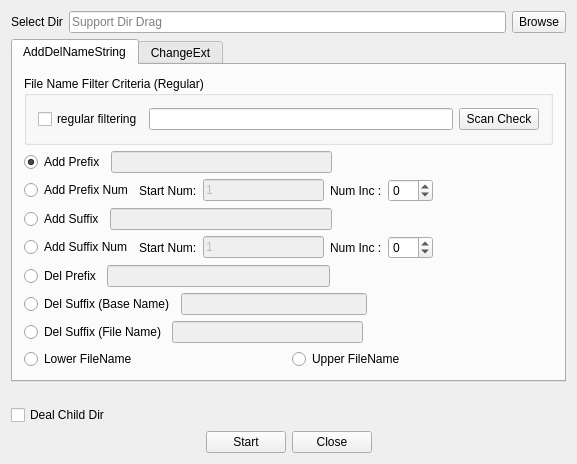
<?xml version="1.0" encoding="UTF-8"?>
<ui version="4.0">
 <class>ReNameWin</class>
 <widget class="QWidget" name="ReNameWin">
  <property name="geometry">
   <rect>
    <x>0</x>
    <y>0</y>
    <width>577</width>
    <height>464</height>
   </rect>
  </property>
  <property name="windowTitle">
   <string>ReNameBatchWin</string>
  </property>
  <layout class="QVBoxLayout" name="verticalLayout_3">
   <item>
    <layout class="QHBoxLayout" name="horizontalLayout">
     <item>
      <widget class="QLabel" name="label">
       <property name="text">
        <string>Select Dir</string>
       </property>
      </widget>
     </item>
     <item>
      <widget class="DragLineEdit" name="lineEditDir">
       <property name="dragEnabled">
        <bool>true</bool>
       </property>
       <property name="placeholderText">
        <string>Support Dir Drag</string>
       </property>
      </widget>
     </item>
     <item>
      <widget class="QToolButton" name="toolButtonBrowse">
       <property name="sizePolicy">
        <sizepolicy hsizetype="Preferred" vsizetype="Preferred">
         <horstretch>0</horstretch>
         <verstretch>0</verstretch>
        </sizepolicy>
       </property>
       <property name="text">
        <string>Browse</string>
       </property>
      </widget>
     </item>
    </layout>
   </item>
   <item>
    <widget class="QTabWidget" name="optionsTab">
     <property name="currentIndex">
      <number>0</number>
     </property>
     <widget class="QWidget" name="addDelName">
      <attribute name="title">
       <string>AddDelNameString</string>
      </attribute>
      <layout class="QVBoxLayout" name="verticalLayout_2">
       <item>
        <widget class="QGroupBox" name="groupBox">
         <property name="title">
          <string>File Name Filter Criteria (Regular)</string>
         </property>
         <layout class="QGridLayout" name="gridLayout">
          <item row="0" column="0">
           <layout class="QHBoxLayout" name="horizontalLayout_10">
            <item>
             <widget class="QCheckBox" name="fileNameFilterRe">
              <property name="text">
               <string>regular filtering</string>
              </property>
             </widget>
            </item>
            <item>
             <widget class="QLineEdit" name="reLe"/>
            </item>
           </layout>
          </item>
          <item row="0" column="1">
           <widget class="QPushButton" name="pushButton">
            <property name="text">
             <string>Scan Check</string>
            </property>
           </widget>
          </item>
         </layout>
        </widget>
       </item>
       <item>
        <layout class="QHBoxLayout" name="horizontalLayout_4">
         <item>
          <widget class="QRadioButton" name="radioButtonAddPrefix">
           <property name="text">
            <string>Add Prefix</string>
           </property>
           <property name="checked">
            <bool>true</bool>
           </property>
          </widget>
         </item>
         <item>
          <widget class="QLineEdit" name="lineEditAddPrefix">
           <property name="enabled">
            <bool>false</bool>
           </property>
          </widget>
         </item>
         <item>
          <spacer name="horizontalSpacer_5">
           <property name="orientation">
            <enum>Qt::Horizontal</enum>
           </property>
           <property name="sizeHint" stdset="0">
            <size>
             <width>40</width>
             <height>20</height>
            </size>
           </property>
          </spacer>
         </item>
        </layout>
       </item>
       <item>
        <layout class="QHBoxLayout" name="horizontalLayout_2">
         <item>
          <widget class="QRadioButton" name="radioButtonAddPrefixNum">
           <property name="text">
            <string>Add Prefix Num</string>
           </property>
          </widget>
         </item>
         <item>
          <widget class="QLabel" name="label_4">
           <property name="text">
            <string>Start Num:</string>
           </property>
          </widget>
         </item>
         <item>
          <widget class="QLineEdit" name="startNumPrefix">
           <property name="enabled">
            <bool>false</bool>
           </property>
           <property name="text">
            <string>1</string>
           </property>
          </widget>
         </item>
         <item>
          <widget class="QLabel" name="label_5">
           <property name="text">
            <string>Num Inc :</string>
           </property>
          </widget>
         </item>
         <item>
          <widget class="QSpinBox" name="numIncPrefix">
           <property name="minimum">
            <number>-10</number>
           </property>
          </widget>
         </item>
         <item>
          <spacer name="horizontalSpacer_6">
           <property name="orientation">
            <enum>Qt::Horizontal</enum>
           </property>
           <property name="sizeHint" stdset="0">
            <size>
             <width>40</width>
             <height>20</height>
            </size>
           </property>
          </spacer>
         </item>
        </layout>
       </item>
       <item>
        <layout class="QHBoxLayout" name="horizontalLayout_5">
         <item>
          <widget class="QRadioButton" name="radioButtonAddSuffix">
           <property name="text">
            <string>Add Suffix</string>
           </property>
          </widget>
         </item>
         <item>
          <widget class="QLineEdit" name="lineEditAddSuffix">
           <property name="enabled">
            <bool>false</bool>
           </property>
          </widget>
         </item>
         <item>
          <spacer name="horizontalSpacer_7">
           <property name="orientation">
            <enum>Qt::Horizontal</enum>
           </property>
           <property name="sizeHint" stdset="0">
            <size>
             <width>40</width>
             <height>20</height>
            </size>
           </property>
          </spacer>
         </item>
        </layout>
       </item>
       <item>
        <layout class="QHBoxLayout" name="horizontalLayout_3">
         <item>
          <widget class="QRadioButton" name="radioButtonAddSuffixNum">
           <property name="text">
            <string>Add Suffix Num</string>
           </property>
          </widget>
         </item>
         <item>
          <widget class="QLabel" name="label_6">
           <property name="text">
            <string>Start Num:</string>
           </property>
          </widget>
         </item>
         <item>
          <widget class="QLineEdit" name="startNumSuffix">
           <property name="enabled">
            <bool>false</bool>
           </property>
           <property name="text">
            <string>1</string>
           </property>
          </widget>
         </item>
         <item>
          <widget class="QLabel" name="label_7">
           <property name="text">
            <string>Num Inc :</string>
           </property>
          </widget>
         </item>
         <item>
          <widget class="QSpinBox" name="numIncSuffix">
           <property name="minimum">
            <number>-10</number>
           </property>
          </widget>
         </item>
         <item>
          <spacer name="horizontalSpacer_8">
           <property name="orientation">
            <enum>Qt::Horizontal</enum>
           </property>
           <property name="sizeHint" stdset="0">
            <size>
             <width>40</width>
             <height>20</height>
            </size>
           </property>
          </spacer>
         </item>
        </layout>
       </item>
       <item>
        <layout class="QHBoxLayout" name="horizontalLayout_7">
         <item>
          <widget class="QRadioButton" name="radioButtonDelPrefix">
           <property name="text">
            <string>Del Prefix</string>
           </property>
          </widget>
         </item>
         <item>
          <widget class="QLineEdit" name="lineEditDelPrefix">
           <property name="enabled">
            <bool>false</bool>
           </property>
          </widget>
         </item>
         <item>
          <spacer name="horizontalSpacer_9">
           <property name="orientation">
            <enum>Qt::Horizontal</enum>
           </property>
           <property name="sizeHint" stdset="0">
            <size>
             <width>40</width>
             <height>20</height>
            </size>
           </property>
          </spacer>
         </item>
        </layout>
       </item>
       <item>
        <layout class="QHBoxLayout" name="horizontalLayout_8">
         <item>
          <widget class="QRadioButton" name="radioButtonDelSuffix">
           <property name="text">
            <string>Del Suffix (Base Name)</string>
           </property>
          </widget>
         </item>
         <item>
          <widget class="QLineEdit" name="lineEditDelSuffix">
           <property name="enabled">
            <bool>false</bool>
           </property>
          </widget>
         </item>
         <item>
          <spacer name="horizontalSpacer_10">
           <property name="orientation">
            <enum>Qt::Horizontal</enum>
           </property>
           <property name="sizeHint" stdset="0">
            <size>
             <width>40</width>
             <height>20</height>
            </size>
           </property>
          </spacer>
         </item>
        </layout>
       </item>
       <item>
        <layout class="QHBoxLayout" name="horizontalLayout_11">
         <item>
          <widget class="QRadioButton" name="radioButtonDelSuffixFileName">
           <property name="text">
            <string>Del Suffix (File Name)</string>
           </property>
          </widget>
         </item>
         <item>
          <widget class="QLineEdit" name="lineEditDelSuffixFileName">
           <property name="enabled">
            <bool>false</bool>
           </property>
          </widget>
         </item>
         <item>
          <spacer name="horizontalSpacer_11">
           <property name="orientation">
            <enum>Qt::Horizontal</enum>
           </property>
           <property name="sizeHint" stdset="0">
            <size>
             <width>40</width>
             <height>20</height>
            </size>
           </property>
          </spacer>
         </item>
        </layout>
       </item>
       <item>
        <layout class="QHBoxLayout" name="horizontalLayout_9">
         <item>
          <widget class="QRadioButton" name="radioButtonLower">
           <property name="text">
            <string>Lower FileName</string>
           </property>
          </widget>
         </item>
         <item>
          <widget class="QRadioButton" name="radioButtonUpper">
           <property name="text">
            <string>Upper FileName</string>
           </property>
          </widget>
         </item>
        </layout>
       </item>
      </layout>
     </widget>
     <widget class="QWidget" name="changeExt">
      <attribute name="title">
       <string>ChangeExt</string>
      </attribute>
      <layout class="QVBoxLayout" name="verticalLayout">
       <item>
        <layout class="QGridLayout" name="gridLayout_2">
         <item row="0" column="0">
          <widget class="QLabel" name="label_2">
           <property name="text">
            <string>Modify Ext To</string>
           </property>
          </widget>
         </item>
         <item row="0" column="1">
          <widget class="QLineEdit" name="lineEditDestExt"/>
         </item>
         <item row="0" column="2" colspan="2">
          <spacer name="horizontalSpacer_4">
           <property name="orientation">
            <enum>Qt::Horizontal</enum>
           </property>
           <property name="sizeHint" stdset="0">
            <size>
             <width>78</width>
             <height>20</height>
            </size>
           </property>
          </spacer>
         </item>
         <item row="1" column="0">
          <widget class="QLabel" name="label_3">
           <property name="text">
            <string>Deal Ext Type</string>
           </property>
          </widget>
         </item>
         <item row="1" column="1">
          <widget class="QComboBox" name="comboBoxExt">
           <property name="minimumSize">
            <size>
             <width>150</width>
             <height>0</height>
            </size>
           </property>
           <item>
            <property name="text">
             <string>All File Ext Type</string>
            </property>
           </item>
          </widget>
         </item>
         <item row="1" column="2">
          <widget class="QToolButton" name="definedFilterExt">
           <property name="text">
            <string>defined</string>
           </property>
          </widget>
         </item>
         <item row="1" column="3">
          <spacer name="horizontalSpacer_3">
           <property name="orientation">
            <enum>Qt::Horizontal</enum>
           </property>
           <property name="sizeHint" stdset="0">
            <size>
             <width>40</width>
             <height>20</height>
            </size>
           </property>
          </spacer>
         </item>
        </layout>
       </item>
       <item>
        <spacer name="verticalSpacer">
         <property name="orientation">
          <enum>Qt::Vertical</enum>
         </property>
         <property name="sizeHint" stdset="0">
          <size>
           <width>20</width>
           <height>40</height>
          </size>
         </property>
        </spacer>
       </item>
      </layout>
     </widget>
    </widget>
   </item>
   <item>
    <spacer name="verticalSpacer_2">
     <property name="orientation">
      <enum>Qt::Vertical</enum>
     </property>
     <property name="sizeHint" stdset="0">
      <size>
       <width>20</width>
       <height>40</height>
      </size>
     </property>
    </spacer>
   </item>
   <item>
    <widget class="QCheckBox" name="checkBoxDealChildDir">
     <property name="text">
      <string>Deal Child Dir</string>
     </property>
    </widget>
   </item>
   <item>
    <layout class="QHBoxLayout" name="horizontalLayout_6">
     <item>
      <spacer name="horizontalSpacer">
       <property name="orientation">
        <enum>Qt::Horizontal</enum>
       </property>
       <property name="sizeHint" stdset="0">
        <size>
         <width>40</width>
         <height>20</height>
        </size>
       </property>
      </spacer>
     </item>
     <item>
      <widget class="QPushButton" name="startBt">
       <property name="text">
        <string>Start</string>
       </property>
      </widget>
     </item>
     <item>
      <widget class="QPushButton" name="closeBt">
       <property name="text">
        <string>Close</string>
       </property>
      </widget>
     </item>
     <item>
      <spacer name="horizontalSpacer_2">
       <property name="orientation">
        <enum>Qt::Horizontal</enum>
       </property>
       <property name="sizeHint" stdset="0">
        <size>
         <width>40</width>
         <height>20</height>
        </size>
       </property>
      </spacer>
     </item>
    </layout>
   </item>
  </layout>
 </widget>
 <layoutdefault spacing="6" margin="11"/>
 <customwidgets>
  <customwidget>
   <class>DragLineEdit</class>
   <extends>QLineEdit</extends>
   <header>draglineedit.h</header>
  </customwidget>
 </customwidgets>
 <resources/>
 <connections>
  <connection>
   <sender>closeBt</sender>
   <signal>clicked()</signal>
   <receiver>ReNameWin</receiver>
   <slot>close()</slot>
   <hints>
    <hint type="sourcelabel">
     <x>366</x>
     <y>453</y>
    </hint>
    <hint type="destinationlabel">
     <x>456</x>
     <y>173</y>
    </hint>
   </hints>
  </connection>
  <connection>
   <sender>toolButtonBrowse</sender>
   <signal>clicked()</signal>
   <receiver>ReNameWin</receiver>
   <slot>slot_selectDir()</slot>
   <hints>
    <hint type="sourcelabel">
     <x>566</x>
     <y>25</y>
    </hint>
    <hint type="destinationlabel">
     <x>462</x>
     <y>54</y>
    </hint>
   </hints>
  </connection>
  <connection>
   <sender>startBt</sender>
   <signal>clicked()</signal>
   <receiver>ReNameWin</receiver>
   <slot>slot_startRename()</slot>
   <hints>
    <hint type="sourcelabel">
     <x>285</x>
     <y>453</y>
    </hint>
    <hint type="destinationlabel">
     <x>455</x>
     <y>232</y>
    </hint>
   </hints>
  </connection>
  <connection>
   <sender>definedFilterExt</sender>
   <signal>clicked()</signal>
   <receiver>ReNameWin</receiver>
   <slot>slot_userDefineExt()</slot>
   <hints>
    <hint type="sourcelabel">
     <x>119</x>
     <y>96</y>
    </hint>
    <hint type="destinationlabel">
     <x>457</x>
     <y>136</y>
    </hint>
   </hints>
  </connection>
  <connection>
   <sender>pushButton</sender>
   <signal>clicked()</signal>
   <receiver>ReNameWin</receiver>
   <slot>on_scanCheck()</slot>
   <hints>
    <hint type="sourcelabel">
     <x>504</x>
     <y>100</y>
    </hint>
    <hint type="destinationlabel">
     <x>560</x>
     <y>456</y>
    </hint>
   </hints>
  </connection>
 </connections>
 <slots>
  <slot>slot_selectDir()</slot>
  <slot>slot_startRename()</slot>
  <slot>slot_userDefineExt()</slot>
  <slot>on_scanCheck()</slot>
 </slots>
</ui>
